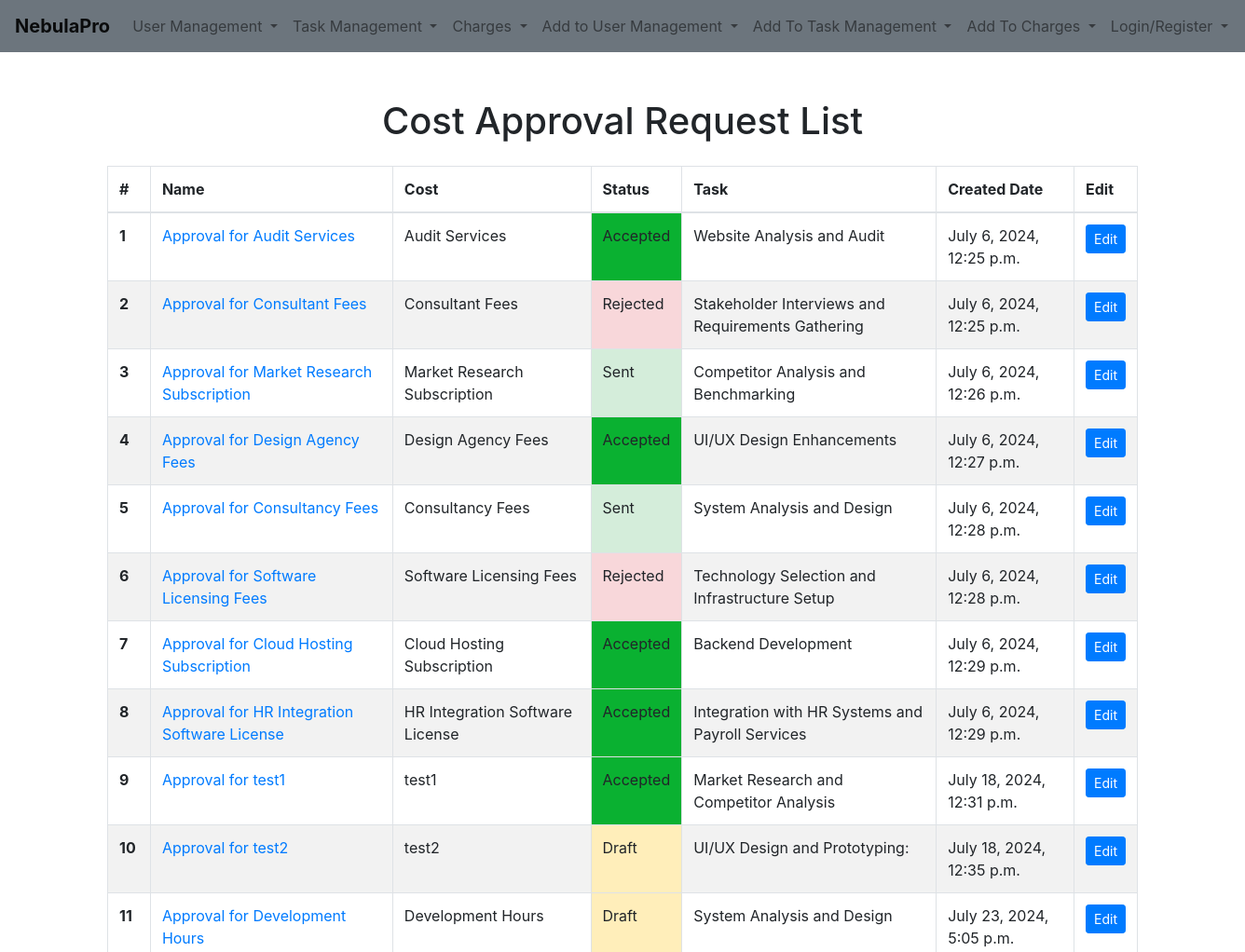
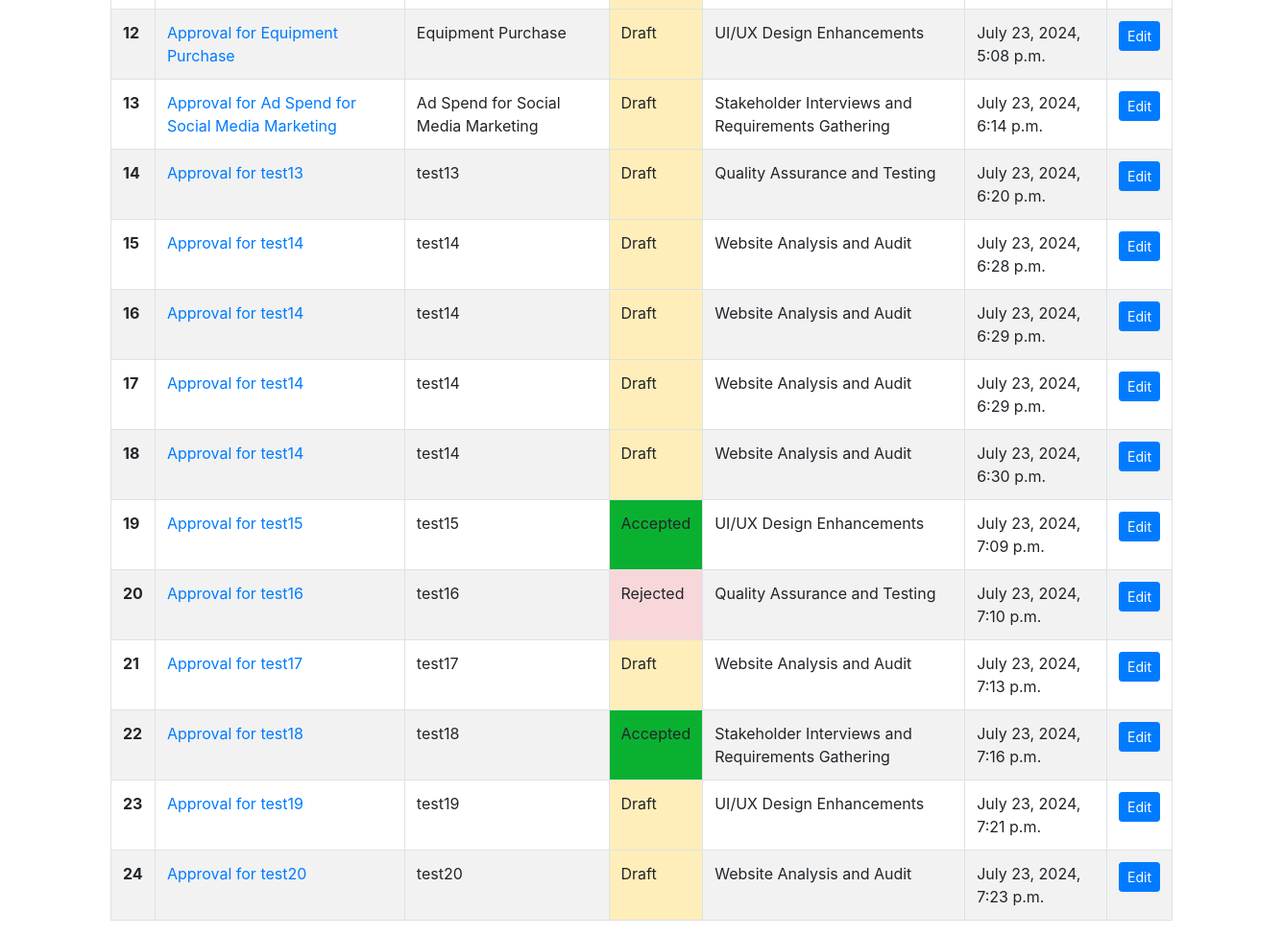
The app's page /cost-approval-requests/ with its own data (2 pictures, top to bottom).
### charges/models.py (models this page shows, shortened)
class CostApprovalRequest(models.Model):
    name = models.CharField(max_length=225)
    cost = models.ForeignKey(Cost, null = False, on_delete=models.CASCADE)
    status = models.CharField(max_length=225, choices=COST_APPROVAL_REQUEST_STATUS_CHOICES, default = 'draft')
    task = models.ForeignKey(Task, null = False, on_delete=models.CASCADE)
    created_date = models.DateTimeField(auto_now_add=True)

class Cost(models.Model):
    name = models.CharField(max_length=225)
    amount = models.DecimalField(max_digits=10, decimal_places=2)
    client = models.ForeignKey(Client, null = False, on_delete=models.CASCADE)
    task = models.ForeignKey(Task, null = False, on_delete=models.CASCADE)
    description = models.TextField()
    project = models.ForeignKey(Project, null = False, on_delete=models.CASCADE)
    status = models.CharField(max_length=225, choices=COST_STATUS_CHOICES, default = 'requested')
    created_date = models.DateTimeField(auto_now_add=True)
    def __str__(self):
        return self.name

### task_management/models.py (models this page shows)
class Task(models.Model):
    title = models.CharField(max_length=225)
    project = models.ForeignKey(Project, null = True, on_delete=models.CASCADE)
    status = models.CharField(max_length=225, choices=TASK_STATUS_CHOICES, default = 'back_log')
    reporter = models.ForeignKey(User, related_name='reported_tasks', null = True, on_delete=models.SET_NULL)
    assignee = models.ForeignKey(User, related_name='assigned_tasks', null = True, on_delete=models.SET_NULL)
    created_date = models.DateTimeField(auto_now_add=True)
    deadline_date = models.DateField()
    last_modified_date = models.DateTimeField()
    last_modified_by = models.ForeignKey(User, related_name='modified_tasks', null = True, on_delete=models.SET_NULL)
    def __str__(self):
        return self.title

### charges/views.py (the view)
# urls.py: path('cost-approval-requests/', CostApprovalRequestsView.as_view(), name='cost-approval-requests-list'),
class CostApprovalRequestsView(ListView):
    model = CostApprovalRequest
    template_name = 'lists/cost_approval_requests.html'
    context_object_name = 'cost_approval_requests'

### charges/templates/lists/cost_approval_requests.html (shortened to what this page needs)
{% extends 'base.html' %}
{% load static %}
{% block extra_css %}
<link rel="stylesheet" href="{% static 'css/charges/cost_approval_requests.css' %}">
{% endblock %}
{% block content %}
    {% include 'components/cost_approval_requests_table.html' %}
{% endblock %}

### charges/templates/components/cost_approval_requests_table.html
<div class="container table-container">
    <div class="table-responsive">
        <h1 class="text-center mb-4">Cost Approval Request List</h1>
        <table class="table table-bordered table-striped">
            <thead>
                <tr>
                    <th scope="col">#</th>
                    <th scope="col">Name</th>
                    <th scope="col">Cost</th>
                    <th scope="col">Status</th>
                    <th scope="col">Task</th>
                    <th scope="col">Created Date</th>
                    <th scope="col">Edit</th>
                </tr>
            </thead>
            <tbody>
                {% for request in cost_approval_requests %}
                <tr class="{% cycle 'table-striped-row-grey' 'table-striped-row-white' %}">
                    <th scope="row">{{ forloop.counter }}</th>
                    <td><a href="{% url 'cost-approval-request-detail' request.id %}">{{ request.name }}</a></td>
                    <td>{{ request.cost }}</td>
                    <td id="status-{{ request.status }}">{{ request.get_status_display }}</td>
                    <td>{{ request.task }}</td>
                    <td>{{ request.created_date }}</td>
                    <td><a href="{% url 'edit_cost_approval_request' request.id %}" class="btn btn-primary btn-sm">Edit</a></td>
                </tr>
                {% endfor %}
            </tbody>
        </table>
    </div>
</div>

### static/css/charges/cost_approval_requests.css (style rules this page uses)
.table th, .table td { padding: 12px; }
.table-container { display: flex; justify-content: center; align-items: flex-start; height: 100vh; margin-top: 50px; }
.table-bordered tbody tr:nth-of-type(even) { background-color: #f2f2f2; }
.table-bordered tbody tr:nth-of-type(odd) { background-color: white; }
#status-draft { background-color: #ffeeba; }
#status-sent { background-color: #d4edda; }
#status-accepted { background-color: #0ab131; }
#status-rejected { background-color: #f8d7da; }

### records on screen
CostApprovalRequest: name "Approval for Audit Services", cost "Audit Services", status "Accepted", task "Website Analysis and Audit", created_date "July 6, 2024, 12:25 p.m."
CostApprovalRequest: name "Approval for Consultant Fees", cost "Consultant Fees", status "Rejected", task "Stakeholder Interviews and Requirements Gathering", created_date "July 6, 2024, 12:25 p.m."
CostApprovalRequest: name "Approval for Market Research Subscription", cost "Market Research Subscription", status "Sent", task "Competitor Analysis and Benchmarking", created_date "July 6, 2024, 12:26 p.m."
CostApprovalRequest: name "Approval for Design Agency Fees", cost "Design Agency Fees", status "Accepted", task "UI/UX Design Enhancements", created_date "July 6, 2024, 12:27 p.m."
CostApprovalRequest: name "Approval for Consultancy Fees", cost "Consultancy Fees", status "Sent", task "System Analysis and Design", created_date "July 6, 2024, 12:28 p.m."
CostApprovalRequest: name "Approval for Software Licensing Fees", cost "Software Licensing Fees", status "Rejected", task "Technology Selection and Infrastructure Setup", created_date "July 6, 2024, 12:28 p.m."
CostApprovalRequest: name "Approval for Cloud Hosting Subscription", cost "Cloud Hosting Subscription", status "Accepted", task "Backend Development", created_date "July 6, 2024, 12:29 p.m."
CostApprovalRequest: name "Approval for HR Integration Software License", cost "HR Integration Software License", status "Accepted", task "Integration with HR Systems and Payroll Services", created_date "July 6, 2024, 12:29 p.m."
CostApprovalRequest: name "Approval for test1", cost "test1", status "Accepted", task "Market Research and Competitor Analysis", created_date "July 18, 2024, 12:31 p.m."
CostApprovalRequest: name "Approval for test2", cost "test2", status "Draft", task "UI/UX Design and Prototyping:", created_date "July 18, 2024, 12:35 p.m."
CostApprovalRequest: name "Approval for Development Hours", cost "Development Hours", status "Draft", task "System Analysis and Design", created_date "July 23, 2024, 5:05 p.m."
CostApprovalRequest: name "Approval for Equipment Purchase", cost "Equipment Purchase", status "Draft", task "UI/UX Design Enhancements", created_date "July 23, 2024, 5:08 p.m."
CostApprovalRequest: name "Approval for Ad Spend for Social Media Marketing", cost "Ad Spend for Social Media Marketing", status "Draft", task "Stakeholder Interviews and Requirements Gathering", created_date "July 23, 2024, 6:14 p.m."
CostApprovalRequest: name "Approval for test13", cost "test13", status "Draft", task "Quality Assurance and Testing", created_date "July 23, 2024, 6:20 p.m."
CostApprovalRequest: name "Approval for test14", cost "test14", status "Draft", task "Website Analysis and Audit", created_date "July 23, 2024, 6:28 p.m."
CostApprovalRequest: name "Approval for test14", cost "test14", status "Draft", task "Website Analysis and Audit", created_date "July 23, 2024, 6:29 p.m."
CostApprovalRequest: name "Approval for test14", cost "test14", status "Draft", task "Website Analysis and Audit", created_date "July 23, 2024, 6:29 p.m."
CostApprovalRequest: name "Approval for test14", cost "test14", status "Draft", task "Website Analysis and Audit", created_date "July 23, 2024, 6:30 p.m."
CostApprovalRequest: name "Approval for test15", cost "test15", status "Accepted", task "UI/UX Design Enhancements", created_date "July 23, 2024, 7:09 p.m."
CostApprovalRequest: name "Approval for test16", cost "test16", status "Rejected", task "Quality Assurance and Testing", created_date "July 23, 2024, 7:10 p.m."
CostApprovalRequest: name "Approval for test17", cost "test17", status "Draft", task "Website Analysis and Audit", created_date "July 23, 2024, 7:13 p.m."
CostApprovalRequest: name "Approval for test18", cost "test18", status "Accepted", task "Stakeholder Interviews and Requirements Gathering", created_date "July 23, 2024, 7:16 p.m."
CostApprovalRequest: name "Approval for test19", cost "test19", status "Draft", task "UI/UX Design Enhancements", created_date "July 23, 2024, 7:21 p.m."
CostApprovalRequest: name "Approval for test20", cost "test20", status "Draft", task "Website Analysis and Audit", created_date "July 23, 2024, 7:23 p.m."
